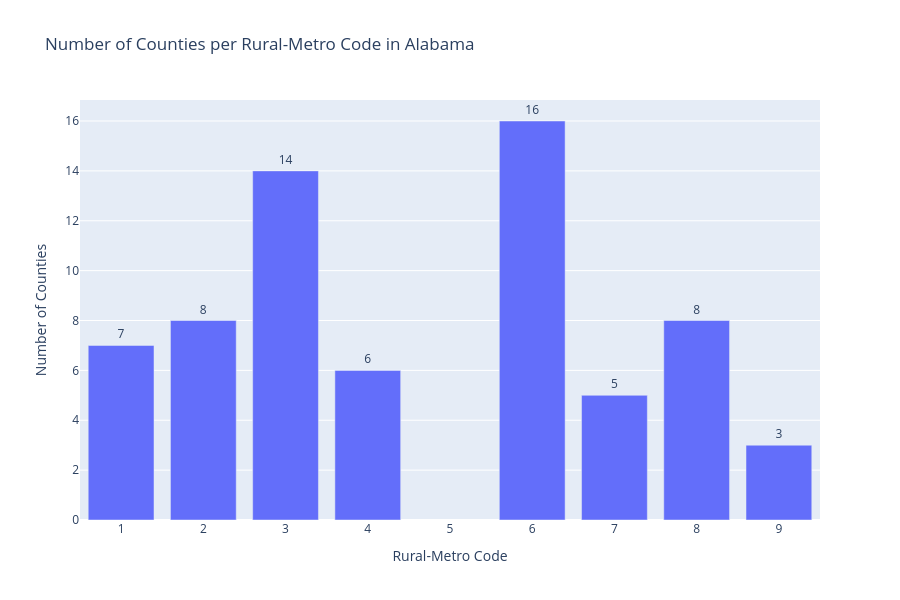

Here is the notebook cell this chart was saved with:
### Code cell
# Convert counts to a DataFrame for plotting
counts_df = counts.reset_index()
counts_df.columns = ["Rural_Metro_Code", "County_Count"]
    
# Make the bar chart
fig = px.bar(
    counts_df,
    x="Rural_Metro_Code",
    y="County_Count",
    title="Number of Counties per Rural-Metro Code in Alabama",
    labels={"Rural_Metro_Code": "Rural-Metro Code", "County_Count": "Number of Counties"},
    text="County_Count"  # show count on top of bars
)

# Move text above bars
fig.update_traces(textposition="outside")


fig.update_layout(height=600)

fig.write_image('AL_counties_code.png')
fig.show()

### Figure 1 — Plotly figure (JSON) as saved in the notebook; plotly's stock layout.template omitted (floating-point values rounded to 4 significant figures)
{"data": [{"hovertemplate": "Rural-Metro Code=%{x}<br>Number of Counties=%{text}<extra></extra>", "legendgroup": "", "marker": {"color": "#636efa", "pattern": {"shape": ""}}, "name": "", "orientation": "v", "showlegend": false, "text": [7.0, 8.0, 14.0, 6.0, 16.0, 5.0, 8.0, 3.0], "textposition": "outside", "type": "bar", "x": [1.0, 2.0, 3.0, 4.0, 6.0, 7.0, 8.0, 9.0], "xaxis": "x", "y": [7, 8, 14, 6, 16, 5, 8, 3], "yaxis": "y"}], "layout": {"barmode": "relative", "height": 600, "legend": {"tracegroupgap": 0}, "title": {"text": "Number of Counties per Rural-Metro Code in Alabama"}, "xaxis": {"anchor": "y", "domain": [0, 1], "title": {"text": "Rural-Metro Code"}}, "yaxis": {"anchor": "x", "domain": [0, 1], "title": {"text": "Number of Counties"}}}}
